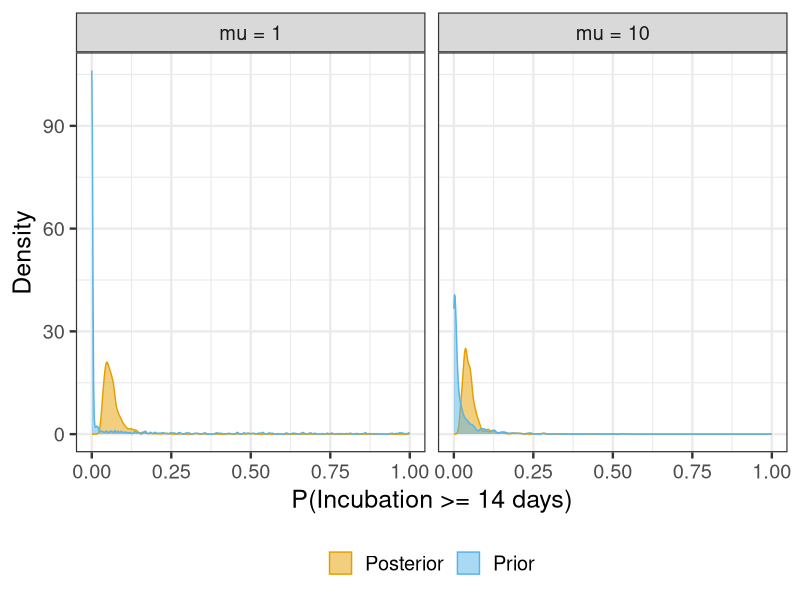
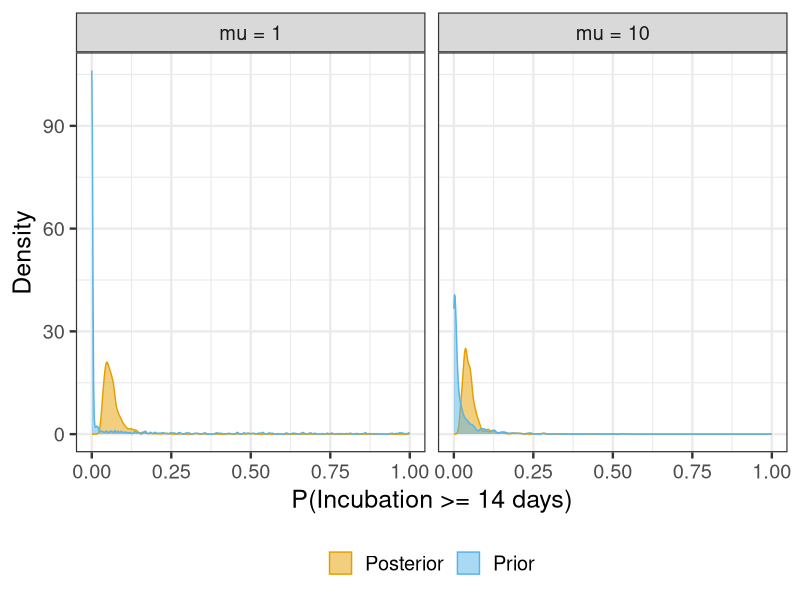

Write R code to recreate these figures, in order. (Note: this script raises an error after producing the figures.)
library(ggplot2)
library(reshape2)

df = read.csv("prior_post_p14.csv")
names(df) = c("p14_a1_post", "p14_a10_post", "p14_a1_prior", "p14_a10_prior")

molten.df = melt(df)
molten.df$alpha = "mu = 1"
molten.df$alpha[(molten.df$variable=="p14_a10_post") | (molten.df$variable=="p14_a10_prior")]="mu = 10"
levels(molten.df$variable) = c("Posterior",   "Posterior",  "Prior",  "Prior")
labs = c("Posterior","Prior")

cbPalette <- c(## "#000000",
                "#E69F00", "#56B4E9", "#009E73", "#F0E442", "#0072B2", "#D55E00", "#CC79A7")
p = ggplot(molten.df) + geom_density(aes(value,colour=variable,fill=variable),alpha=0.5) + theme(axis.title.x=element_blank(),axis.title.y = element_blank(),legend.title = element_blank()) + facet_wrap(~alpha) + theme_bw(base_size = 18) + theme(legend.position = "bottom", legend.title = element_blank()) + xlab("P(Incubation >= 14 days)") + ylab("Density") + scale_fill_manual(values=cbPalette) + scale_color_manual(values=cbPalette)
p

ggsave(filename = "../../Figures/compare_prior_post.pdf", p, width = 13, height = 7)

df$day = (0:29)+0.5
